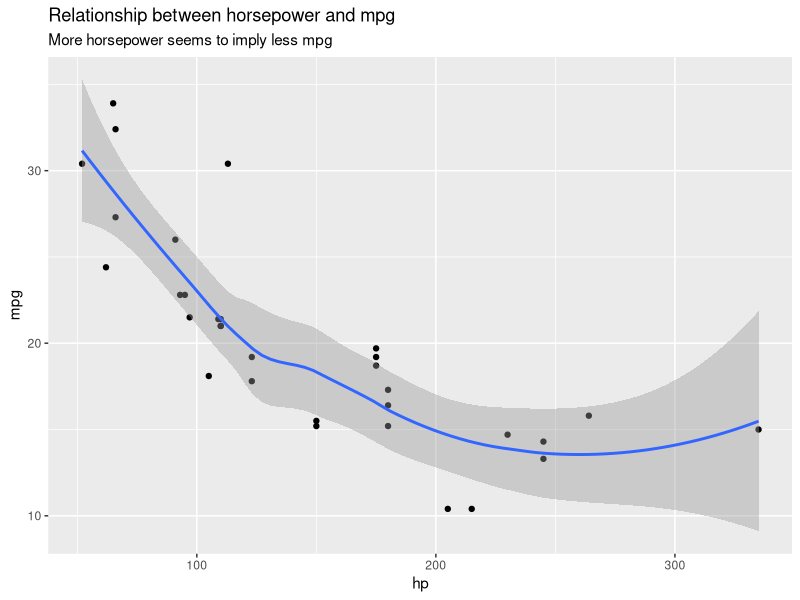
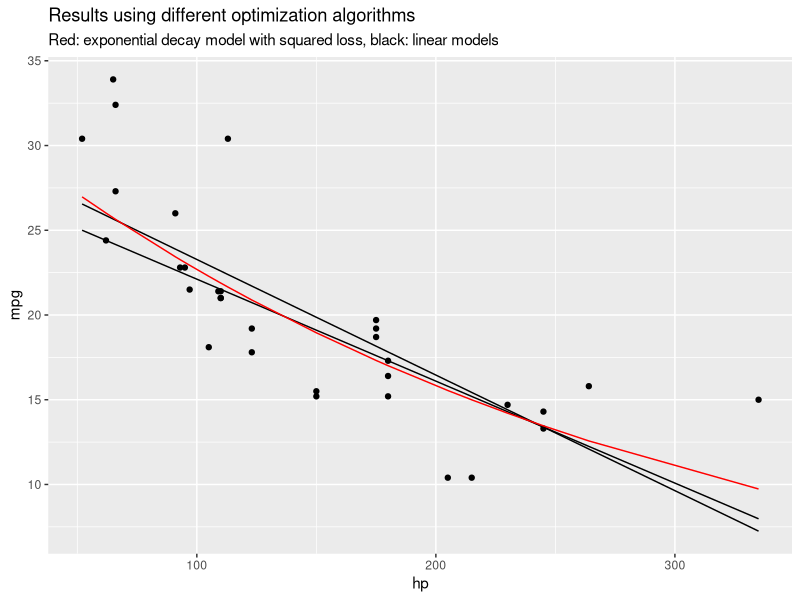

Here is the R script that generated these plots, in order:
## ---- chunk 1
library(ggplot2)
mtcars
## ---- chunk 2
ggplot(mtcars, aes(x = hp, y = mpg)) +
  geom_point() +
  geom_smooth() +
  labs(title = "Relationship between horsepower and mpg",
       subtitle = "More horsepower seems to imply less mpg")
## ---- chunk 3
empirical_risk = function(loss_fun, y, yhat) {
  mean(loss_fun(y, yhat))
}

squared_loss = function(y, yhat) (y - yhat)^2

optim_wrapper = function(params) {
  
  empirical_risk(squared_loss, y = mtcars$mpg, yhat = params[1] + params[2]*mtcars$hp)
  
}

par_loss_sqrt = optim(par = c(0,0), fn = optim_wrapper)
par_loss_sqrt
## ---- chunk 4
lm(mpg ~ hp, data = mtcars)
## ---- chunk 5
absolute_loss = function(y, yhat) abs(y - yhat)

optim_wrapper = function(params) {
  
  empirical_risk(absolute_loss, y = mtcars$mpg, yhat = params[1] + params[2]*mtcars$hp)
  
}

par_loss_abs = optim(par = c(0,0), fn = optim_wrapper)
par_loss_abs
## ---- chunk 6
optim_wrapper = function(params) {
  
  empirical_risk(squared_loss, y = mtcars$mpg, yhat = params[1]*exp(params[2]*mtcars$hp))
  
}

par_custom = optim(par = c(0, 0), fn = optim_wrapper, method = "SANN", control = list(maxit = 800000))
par_custom
## ---- chunk 7
df_plot = data.frame(mpg = mtcars$mpg, 
                     hp = mtcars$hp,
                     yhat_sqrt = par_loss_sqrt$par[1] + par_loss_sqrt$par[2] * mtcars$hp,
                     yhat_abs = par_loss_abs$par[1] + par_loss_abs$par[2] * mtcars$hp,
                     yhat_cust = par_custom$par[1]*exp(par_custom$par[2] * mtcars$hp)
                    )

ggplot(df_plot, aes(x  = hp, y = mpg)) +
  geom_point() +
  geom_line(aes(y = yhat_sqrt)) + 
  geom_line(aes(y = yhat_abs)) +
  geom_line(aes(y = yhat_cust), color = "red") +
  labs(title = "Results using different optimization algorithms",
       subtitle = "Red: exponential decay model with squared loss, black: linear models")
